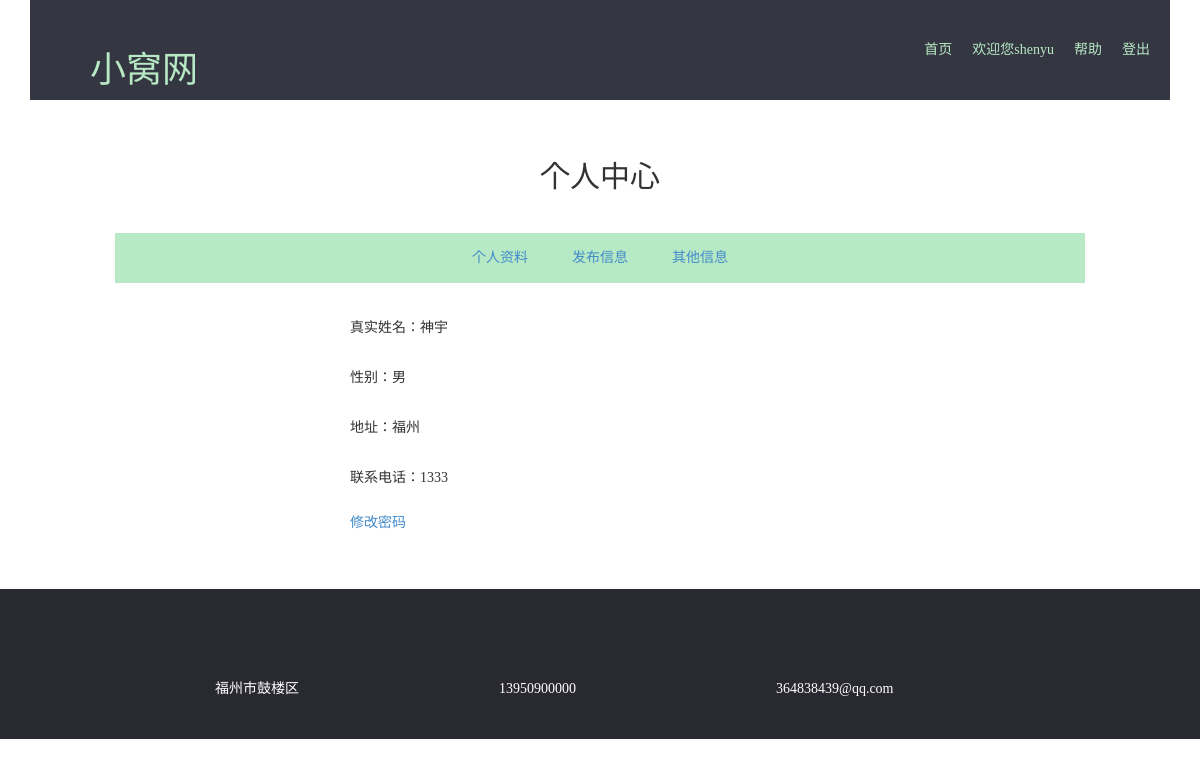
Screenshot of /test/personal/personal.php?id=2 (signed in) with the database file from the repository.
### tables this page shows
CREATE TABLE `user_data` (
  `uid` int(255) NOT NULL,
  `real_name` varchar(255) NOT NULL,
  `sex` varchar(255) NOT NULL,
  `place` varchar(255) NOT NULL,
  `phone` int(50) NOT NULL
);

### test/personal/personal.php (the view, shortened to what this page needs)
<?php
require_once '../include.php';
$uid = $_GET['id'];
$sql5="select * from user_data where uid=$uid";
$result5=mysqli_query($link, $sql5);
$res5=mysqli_fetch_row($result5);
?>
<!DOCTYPE html>
<html>
<head>
<link rel="stylesheet" type="text/css" href="../css/main.css">
<link rel="stylesheet" type="text/css" href="../css/personal.css">
<link rel="stylesheet" type="text/css" href="../static/bootstrap.min.css">
</head>
<body>
	<div class="header">
		<div class="container">
			<div class="header-top">
				<div class="htitle"><h1><a href="#">小窝网</a></h1></div>
				<div class="hbtn">
					<ul>
					<li><a href="../index.php">首页</a></li>
					<li class="php">欢迎您<?php echo $_SESSION['username']?></a>
					<li><a href="#">帮助</a></li>
					<li><a href="../login.php">登出</a></li>
				</ul>
				</div>
			</div>
		</div>
	</div>
	<div class="content">
		<div class="container">
			<div class="cont-title">
				<h2>个人中心	</h2>
			</div>
			<div class="cont-inner">
				<div class="inner-col">
					<ul>
						<a href="#"><li onmouseover="act(this)" onmouseout="act2(this)" onclick="Tab(1)">个人资料</li></a>
						<a href="#"><li onmouseover="act(this)" onmouseout="act2(this)" onclick="Tab(2)">发布信息</li></a>
						<a href="#"><li onmouseover="act(this)" onmouseout="act2(this)" onclick="Tab(3)">其他信息</li></a>
					</ul>
				</div>
				<div class="grzl" id="d1">
					<ul>
						<li>真实姓名：<span><?php echo $res5[1]?></span></li>
						<li>性别：<span><?php echo $res5[2]?></span></li>
						<li>地址：<span><?php echo $res5[3]?></span></li>
						<li>联系电话：<span><?php echo $res5[4]?></span></li>
					</ul>
					<span><a href="../pwChange.php?id=<?php echo $uid;?>">修改密码</a></span>
				</div>
			</div>
		</div>
	</div>
	<div class="footer">
		<div class="container">
			<ul>
				<li class="icon1">福州市鼓楼区</li>
				<li class="icon2">13950900000</li>
				<li class="icon3">364838439@qq.com</li>
			</ul>
		</div>
	</div>
</body>
</html>

### test/css/main.css (style rules this page uses)
a { text-decoration:none; }
li { list-style:none; }
* { margin:0px;padding:0px; font-family: "Microsoft Yahei"; }
body { font-size:14px;color:#333; }
.header .container .header-top { overflow:hidden; height:100px; margin:0px auto; background:#343642; color:#b7e9c4; }
.header .container .header-top h1 { font-family:"宋体"; line-height:100px; margin-left:60px; }
.header .container .header-top h1 a { font-size: 36px; font-family: inherit; color:#b7e9c4; }
.header .container .header-top li { float:left; line-height:100px; margin-right:20px; }
.header .container .header-top li a { color:#b7e9c4; }
.header .container .header-top .htitle { float:left; }
.header .container .header-top .hbtn { float:right; }
.footer { height:150px; background:#292931; color:#fff; overflow:hidden; }
.footer .container { width:1000px; margin:20px auto; overflow:hidden; }
.footer .container li { float:left; margin:0 100px; padding-top:70px; }

### test/css/personal.css (style rules this page uses)
.content .container { width:1000px; margin:20px auto; }
.content .cont-title { text-align:center; margin:40px; }
.cont-inner .inner-col { background:#B7E9C4; height:50px; }
.cont-inner .inner-col ul { width:300px; margin:20px auto; overflow: hidden; }
.content .cont-inner { margin-top:40px; margin-bottom:36px; }
.content .cont-inner .inner-col li { float:left; width:100px; display:inline; text-align:center; line-height:50px; }
.content .cont-inner .grzl,.content .cont-inner .fbxx,.content .cont-inner .qtxx { width:500px; margin:20px auto; }
.content .cont-inner .grzl li,.content .cont-inner .fbxx li,.content .cont-inner .qtxx li { line-height:50px; }
.footer { overflow: hidden; float:left; width:100%; }

### rows the page displays
user_data: real_name "神宇", sex "男", place "福州", phone "1333"

### other values shown
$_SESSION['username'] "shenyu"
